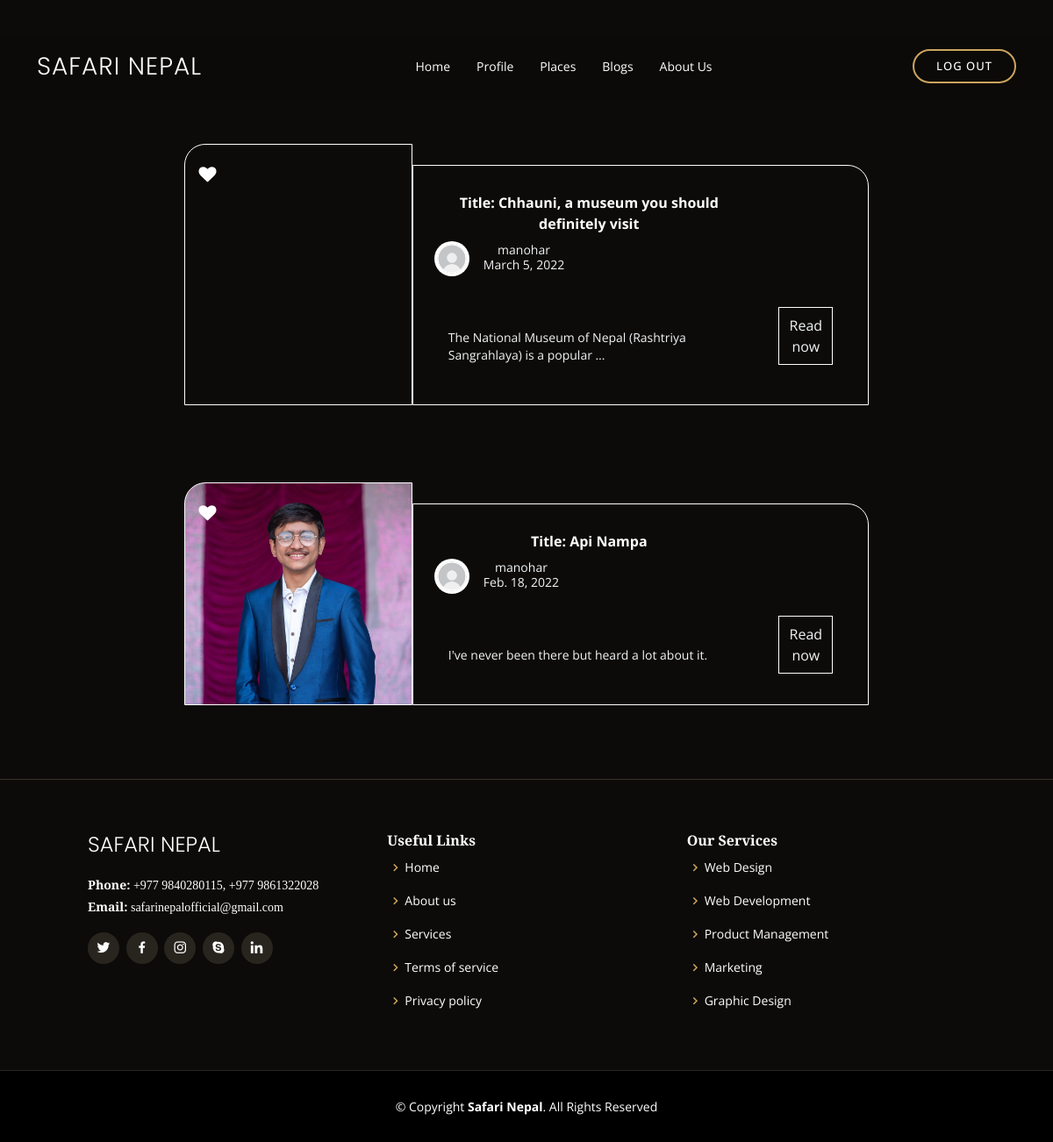
Page /mainpage/blogs/ (signed in) on the earlier database version.
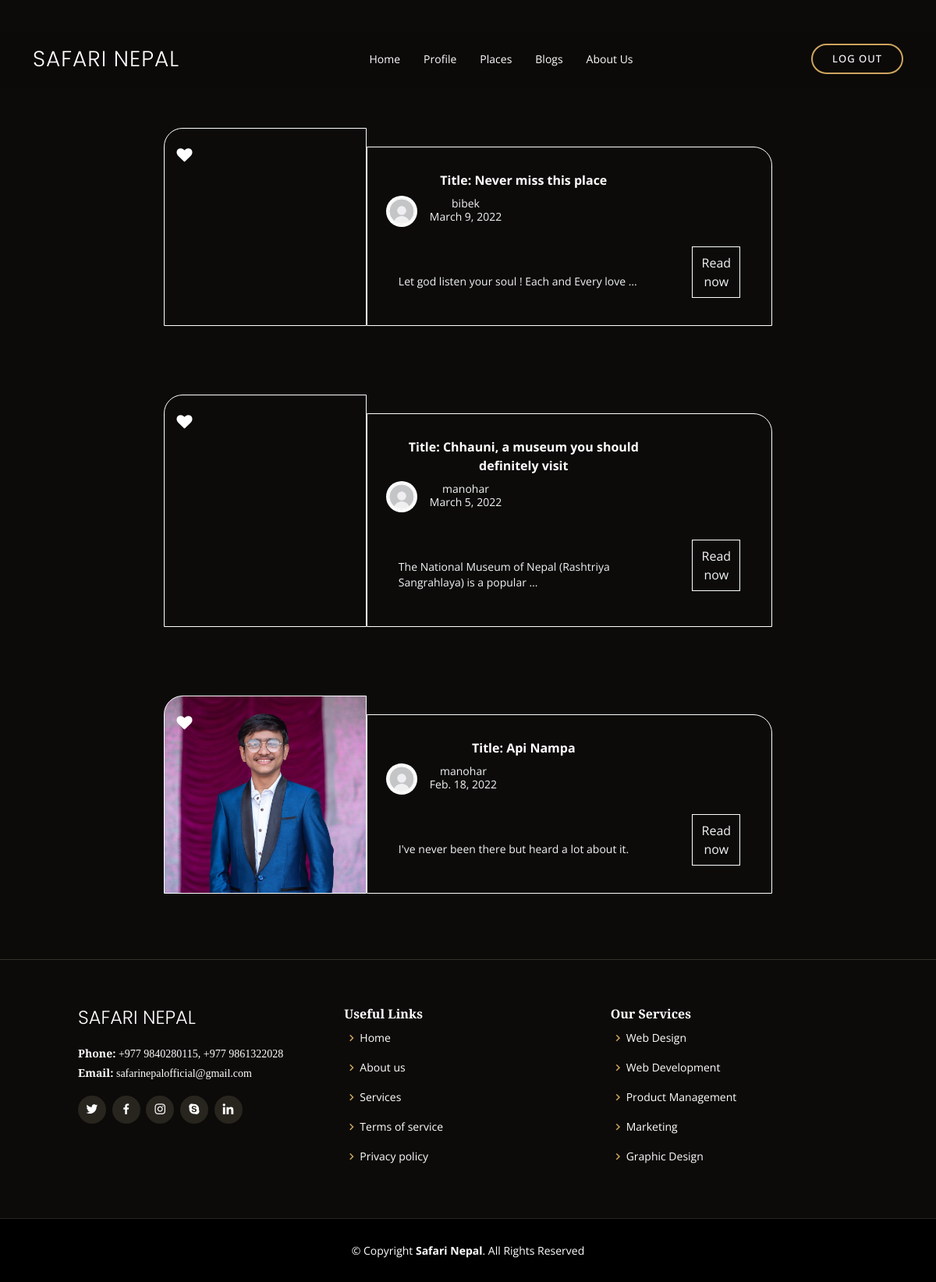
Same page on the later database version.
### blog/models.py (models this page shows, shortened)
class Blog(models.Model):
    title=models.CharField(max_length=50, blank=False, null = False )
    author=models.ForeignKey( User , on_delete=models.CASCADE)
    description=models.TextField(blank= False, null=False)
    thumbnail=models.ImageField(upload_to=th_file_name , null=False )
    created_date=models.DateField(auto_now_add=True)
    related_place=models.ForeignKey(Places,on_delete=models.CASCADE)
    class Meta:
        ordering=['-created_date']

### registration/models.py (models this page shows, shortened)
class Profile(models.Model):
    middle_name= models.CharField(max_length=20,null=True,blank=True)
    sex=models.CharField(max_length=10,choices=[('MALE','MALE'),('FEMALE','FEMALE')])
    age=models.IntegerField(null=False,blank=False)
    phone_number=models.CharField(max_length=15, blank=False, null = False)
    nationality=models.CharField(max_length=20,null=False,blank=False)
    user= models.OneToOneField(User,on_delete=models.CASCADE)
    profile_pic=models.ImageField(default = 'defaultpp.jpg', upload_to=content_file_name)

### blog/views.py (the view)
# urls.py: path('',views.bloglistview.as_view(), name='bloglist'),
@method_decorator(login_required, name='dispatch')
class bloglistview(generic.ListView):
    model= Blog
    template_name= 'blog/blog_list.html'

### blog/templates/blog/blog_list.html (shortened to what this page needs)
{% extends "main.html" %}
{% load static %}
{% block myblock %}
<script src="https://cdn.tailwindcss.com"></script>
{% endblock myblock %}
{% block content %}
  {% if object_list %}
 <section style="padding-top:100px;">
    {% for blog in object_list %}
     <div  data-aos="fade-up">
        <div class="container mt-10 mx-auto p-4 md:p-0 relative hover:scale-105 transition duration-500">
          <div class="flex flex-wrap w-full lg:w-4/5 mx-auto">
            <div class="bg-cover rounded-tl-3xl bg-bottom border border-white w-full md:w-1/3 h-64 md:h-auto relative hover:opacity-90 transition duration-100" style="background-image:url('{{blog.thumbnail.url}}')">
              <div class="absolute text-xl">
                <i class="fa fa-heart text-white hover:text-red-light ml-4 mt-4 cursor-pointer"></i>
              </div>
            </div>
            <div class="myclass w-full md:w-2/3">
              <div class="h-full mx-auto px-6 md:px-0 md:pt-6 md:-ml-6 relative ">
                <div class="bg-inherit border border-white lg:h-full p-6 -mt-6 md:mt-0 relative mb-4 md:mb-0 flex flex-wrap md:flex-wrap items-center rounded-tr-3xl">
                  <div class="w-full lg:w-3/4 lg:border-right lg:border-solid text-center md:text-left">
                    <strong style="color: white;">Title: {{blog.title}}</strong>
                    <div class="flex items-center py-2">
                      <img class="w-10 h-10 rounded-full mr-4" src="{{blog.author.profile.profile_pic.url}}" alt="Avatar of Writer">
                      <div class="text-sm">
                        <p class="text-gray-100 leading-none">{{blog.author.username}}</p>
                        <p class="text-gray-100">{{blog.created_date}}</p>
                      </div>
                    </div>
                  </div>
                  <div class="w-full lg:w-4/5 lg:px-4 lg:py-4">
                    <p class="text-md mt-4 lg:mt-0 text-justify md:text-left text-sm text-gray-100">
                   {{blog.description | truncatewords:10 }}
                    </p>
                  </div>
                  <div class="w-full lg:w-1/5 mt-6 lg:mt-0 lg:px-4 text-center">
                    <a href="{% url 'blogview' blog.id %}">  <button class="bg-none hover:bg-gray-300 border border-white w-1/3 lg:w-full   py-2 text-gray-100 hover:text-gray-900 transition duration-100">Read now</button>  </a>
                  </div>
                </div>
              </div>
            </div>
          </div>
        </div>
    </div>
    {% endfor %}
  </section>
  {% else %}
    <p>There are no blogs.</p>
  {% endif %}
{% endblock %}

### main/templates/main.html (shortened to what this page needs)
{% load static %}
<!DOCTYPE html>
<html lang="en">
    <head>
         <link rel="stylesheet" href="https://cdnjs.cloudflare.com/ajax/libs/font-awesome/4.7.0/css/font-awesome.min.css">
        <link href="{% static 'assets/vendor/animate.css/animate.min.css' %}" rel="stylesheet">
        <link href="{% static 'assets/vendor/aos/aos.css' %}" rel="stylesheet">
        <link href="{% static 'assets/vendor/bootstrap/css/bootstrap.min.css' %}" rel="stylesheet">
        <link href="{% static 'assets/vendor/bootstrap-icons/bootstrap-icons.css' %}" rel="stylesheet">
        <link href="{% static 'assets/vendor/boxicons/css/boxicons.min.css' %}" rel="stylesheet">
        <link href="{% static 'assets/vendor/glightbox/css/glightbox.min.css' %}" rel="stylesheet">
        <link href="{% static 'assets/vendor/swiper/swiper-bundle.min.css' %}" rel="stylesheet">
        <link href="{% static 'assets/css/style.css' %}" rel="stylesheet">
      {% block myblock %}{% endblock myblock %}
    </head>
    <body>
      <header id="header" class="fixed-top d-flex align-items-cente">
        <div class="container-fluid container-xl d-flex align-items-center justify-content-lg-between">
          <h1 class="logo me-auto me-lg-0"><a href="{% url 'placelist' %}">SAFARI NEPAL</a></h1>
          <nav id="navbar" class="navbar order-last order-lg-0">
            <ul>
              <li><a class="nav-link" href="{% url 'placelist' %}">Home</a></li>
              <li><a class="nav-link" href="{% url 'profilepage' %}">Profile</a></li>
              <li><a class="nav-link" href="{% url 'places' %}">Places</a></li>
              <li><a class="nav-link" href="{% url 'bloglist' %}">Blogs</a></li>
              <li><a class="nav-link" href="{% url 'aboutus' %}">About Us</a></li>
            </ul>
          </nav>
          <a href="{% url 'login' %}" class="book-a-table-btn scrollto d-none d-lg-flex">Log Out</a>
        </div>
      </header>
{% block content %}{% endblock content %}
<footer id="footer">
  <div class="footer-top">
    <div class="container">
      <div class="row">
        <div class="col-lg-4 col-md-6">
          <div class="footer-info">
            <h3>Safari Nepal</h3>
            <p>
              <strong>Phone:</strong> +977 9840280115, +977 9861322028<br>
              <strong>Email:</strong> safarinepalofficial@gmail.com<br>
            </p>
            <div class="social-links mt-3">
              <a href="#" class="twitter"><i class="bx bxl-twitter"></i></a>
              <a href="#" class="facebook"><i class="bx bxl-facebook"></i></a>
              <a href="#" class="instagram"><i class="bx bxl-instagram"></i></a>
              <a href="#" class="google-plus"><i class="bx bxl-skype"></i></a>
              <a href="#" class="linkedin"><i class="bx bxl-linkedin"></i></a>
            </div>
          </div>
        </div>
        <div class="col-lg-4 col-md-6 footer-links">
          <h4>Useful Links</h4>
          <ul>
            <li><i class="bx bx-chevron-right"></i> <a href="{% url 'placelist' %}">Home</a></li>
            <li><i class="bx bx-chevron-right"></i> <a href="#">About us</a></li>
            <li><i class="bx bx-chevron-right"></i> <a href="#">Services</a></li>
            <li><i class="bx bx-chevron-right"></i> <a href="#">Terms of service</a></li>
            <li><i class="bx bx-chevron-right"></i> <a href="#">Privacy policy</a></li>
          </ul>
        </div>
        <div class="col-lg-4 col-md-6 footer-links">
          <h4>Our Services</h4>
          <ul>
            <li><i class="bx bx-chevron-right"></i> <a href="#">Web Design</a></li>
            <li><i class="bx bx-chevron-right"></i> <a href="#">Web Development</a></li>
            <li><i class="bx bx-chevron-right"></i> <a href="#">Product Management</a></li>
            <li><i class="bx bx-chevron-right"></i> <a href="#">Marketing</a></li>
            <li><i class="bx bx-chevron-right"></i> <a href="#">Graphic Design</a></li>
          </ul>
        </div>
      </div>
    </div>
  </div>
  <div class="container">
    <div class="copyright">
      &copy; Copyright <strong><span>Safari Nepal</span></strong>. All Rights Reserved
    </div>
  </div>
</footer>
</body>
</html>

### static/assets/css/style.css (style rules this page uses)
body { font-family: "Open Sans", sans-serif; background: #0c0b09; color: #fff; }
a { color: #cda45e; text-decoration: none; }
h1, h2, h3, h4, h5, h6 { font-family: "Playfair Display", serif; }
#header { background: rgba(12, 11, 9, 0.6); border-bottom: 1px solid rgba(12, 11, 9, 0.6); transition: all 0.5s; z-index: 997; padding: 15px 0; top: 40px; }
#header .logo { font-size: 28px; margin: 0; padding: 0; line-height: 1; font-weight: 300; letter-spacing: 1px; text-transform: uppercase; font-family: "Poppins", sans-serif; }
#header .logo a { color: #fff; }
.book-a-table-btn { margin: 0 0 0 15px; border: 2px solid #cda45e; color: #fff; border-radius: 50px; padding: 8px 25px; text-transform: uppercase; font-size: 13px; font-weight: 500; letter-spacing: 1px; transition: 0.3s; }
.navbar { padding: 0; }
.navbar ul { margin: 0; padding: 0; display: flex; list-style: none; align-items: center; }
.navbar li { position: relative; }
.navbar a, .navbar a:focus { display: flex; align-items: center; justify-content: space-between; padding: 10px 0 10px 30px; color: #fff; white-space: nowrap; transition: 0.3s; font-size: 14px; }
section { padding: 60px 0; overflow: hidden; }
#footer { background: black; padding: 0 0 30px 0; color: #fff; font-size: 14px; }
#footer .footer-top { background: #0c0b09; border-top: 1px solid #37332a; border-bottom: 1px solid #28251f; padding: 60px 0 30px 0; }
#footer .footer-top .footer-info { margin-bottom: 30px; }
#footer .footer-top .footer-info h3 { font-size: 24px; margin: 0 0 20px 0; padding: 2px 0 2px 0; line-height: 1; font-weight: 300; text-transform: uppercase; font-family: "Poppins", sans-serif; }
#footer .footer-top .footer-info p { font-size: 14px; line-height: 24px; margin-bottom: 0; font-family: "Playfair Display", serif; color: #fff; }
#footer .footer-top .social-links a { font-size: 18px; display: inline-block; background: #28251f; color: #fff; line-height: 1; padding: 8px 0; margin-right: 4px; border-radius: 50%; text-align: center; width: 36px; height: 36px; transition: 0.3s; }
#footer .footer-top h4 { font-size: 16px; font-weight: 600; color: #fff; position: relative; padding-bottom: 12px; }
#footer .footer-top .footer-links { margin-bottom: 30px; }
#footer .footer-top .footer-links ul { list-style: none; padding: 0; margin: 0; }
#footer .footer-top .footer-links ul i { padding-right: 2px; color: #cda45e; font-size: 18px; line-height: 1; }
#footer .footer-top .footer-links ul li { padding: 10px 0; display: flex; align-items: center; }
#footer .footer-top .footer-links ul li:first-child { padding-top: 0; }
#footer .footer-top .footer-links ul a { color: #fff; transition: 0.3s; display: inline-block; line-height: 1; }
#footer .copyright { text-align: center; padding-top: 30px; }

### blog/templates/blog/blog_list.html (style rules this page uses)
.myclass { background-color: none; }

Differences in the rows shown:
added Blog: title "Never miss this place", author.profile.profile_pic (placeholder picture), author.username "bibek", created_date "March 9, 2022", description "Let god listen your soul ! Each and Every love …"
